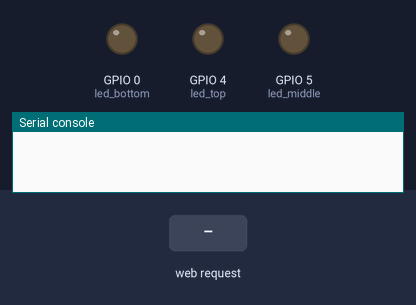
This program was run on a simulated ESP8266 board running MicroPython. On the bench: output pins drawn as LEDs (lit = HIGH), the last lines printed to the serial console. The inputs (shaded band) are chosen by the test bench. WiFi joins after 1.5 s.

Above: at 0.0 s.
At 2.7 s:
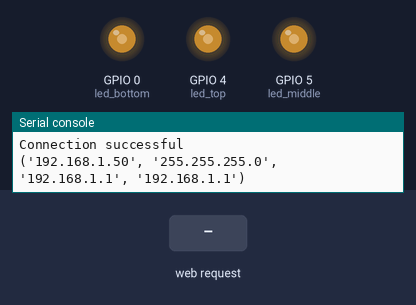
2.8 s: HTTP request GET /?intensity=90 received
At 4.0 s:
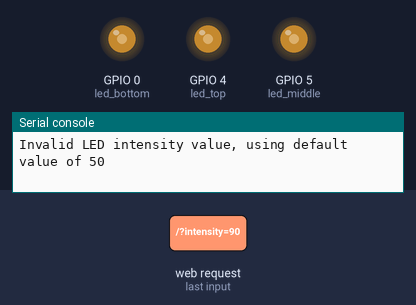
4.3 s: HTTP request GET /favicon.ico received
5.8 s: HTTP request GET / received
Timing chart, 0 to 8.8 s (numbered marks = the images above; inputs shaded):
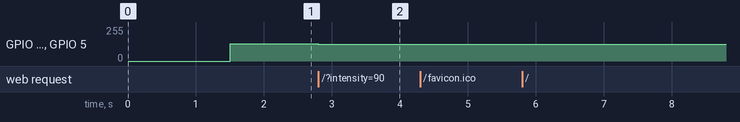

The program:

main.py
```python
# Import required libraries
import machine
import socket
 # Set up the LEDs with custom names
led_bottom = machine.PWM(machine.Pin(0), freq=1000, duty=512)
led_middle = machine.PWM(machine.Pin(5), freq=1000, duty=512)
led_top = machine.PWM(machine.Pin(4), freq=1000, duty=512)
 # Default LED intensity is 50%
led_bottom_intensity = 50
led_middle_intensity = 50
led_top_intensity = 50
 # Define the web page HTML
def web_page():
    html = """<!DOCTYPE html>
    <html>
        <head>
            <title>ESP8266 LED Control</title>
            <meta name="viewport" content="width=device-width, initial-scale=1">
        </head>
        <body>
            <h1>ESP8266 LED Control</h1>
            <p>Current {} Intensity: <strong>{}</strong>%</p>
            <p>Current {} Intensity: <strong>{}</strong>%</p>
            <p>Current {} Intensity: <strong>{}</strong>%</p>
            <form method="get">
                <div>
                    <label for="intensity0">{} Intensity (0-100%):</label>
                    <input type="number" id="intensity0" name="intensity0" min="0" max="100" value="{}">
                </div>
                <div>
                    <label for="intensity1">{} Intensity (0-100%):</label>
                    <input type="number" id="intensity1" name="intensity1" min="0" max="100" value="{}">
                </div>
                <div>
                    <label for="intensity2">{} Intensity (0-100%):</label>
                    <input type="number" id="intensity2" name="intensity2" min="0" max="100" value="{}">
                </div>
                <input type="submit" value="Submit">
            </form>
        </body>
    </html>""".format("LED Bottom", led_bottom_intensity, "LED Middle", led_middle_intensity, "LED Top", led_top_intensity, "LED Bottom", led_bottom_intensity, "LED Middle", led_middle_intensity, "LED Top", led_top_intensity)
    return html
 # Set up the socket server
s = socket.socket(socket.AF_INET, socket.SOCK_STREAM)
s.bind(('', 80))
s.listen(5)
 # Main loop
while True:
    # Accept incoming connections
    conn, addr = s.accept()
    print('Got a connection from %s' % str(addr))
     # Receive and process the request
    request = conn.recv(1024)
    request = str(request)
    print('Content = %s' % request)
     # Ignore requests for favicon.ico
    if '/favicon.ico' in request:
        conn.close()
        continue
     # Check if the request contains the LED intensity value
    intensity_pos = request.find('/?intensity=')
    if intensity_pos != -1:
        intensity_end = request.find('&', intensity_pos)
        if intensity_end == -1:
            intensity_end = request.find(' ', intensity_pos)
        if intensity_end != -1:
            intensity_str = request[intensity_pos+12:intensity_end]
            try:
                led_bottom_intensity, led_middle_intensity, led_top_intensity = map(int, intensity_str.split(','))
            except ValueError:
                print("Invalid LED intensity value, using default value of 50")
                led_bottom_intensity = 50
                led_middle_intensity = 50
                led_top_intensity = 50
            led_bottom.duty(int(led_bottom_intensity * 10.23))
            led_middle.duty(int(led_middle_intensity * 10.23))
            led_top.duty(int(led_top_intensity * 10.23))
     # Send the response
    response = web_page()
    conn.send('HTTP/1.1 200 OK\n')
    conn.send('Content-Type: text/html\n')
    conn.send('Connection: close\n\n')
    conn.sendall(response)
    conn.close()
```

boot.py
```python
# boot.py -- run on boot-up

# Complete project details at https://RandomNerdTutorials.com

try:
  import usocket as socket
except:
  import socket

import network

import esp
esp.osdebug(None)

import gc
gc.collect()

ssid = ''
password = ''

station = network.WLAN(network.STA_IF)

station.active(True)
station.connect(ssid, password)

while station.isconnected() == False:
  pass

print('Connection successful')
print(station.ifconfig())
```

Measured:
- after the input at 2.8 s, GPIO 0 (led_bottom), GPIO 4 (led_top), GPIO 5 (led_middle): 128/255 → 127/255 at once
